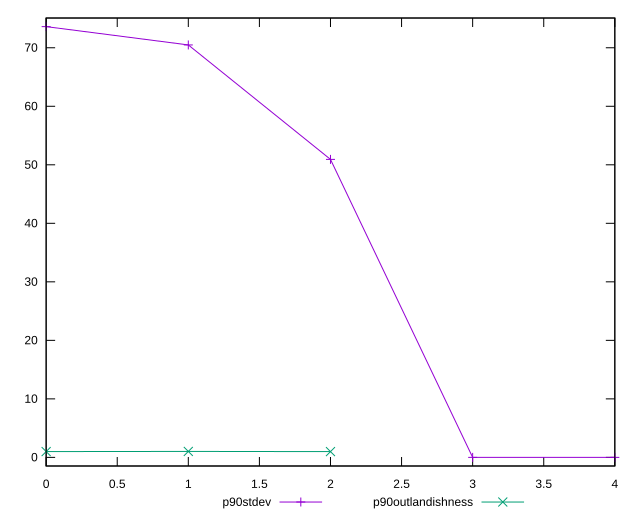

gnuplot code for this plot:
reset

$p90Stdev <<EOF
0 73.6121016681115
1 70.4824768169551
2 50.92489965783642
3 0
4 0
EOF

$p90Outlandishness <<EOF
0 0.9939485766758496
1 1.017885579737092
2 0.987790138977043
EOF

set key outside below
set xrange [0:4]
set yrange [-1.4722420333622301:75.08434370147374]
set trange [-1.4722420333622301:75.08434370147374]
set terminal svg size 640, 520 enhanced background rgb 'white'
set output "report_00017_2021-02-10T15-08-03.406Z/offscreen-images/progression/stddev.svg"

plot $p90Stdev title "p90stdev" with linespoints, \
     $p90Outlandishness title "p90outlandishness" with linespoints

reset
